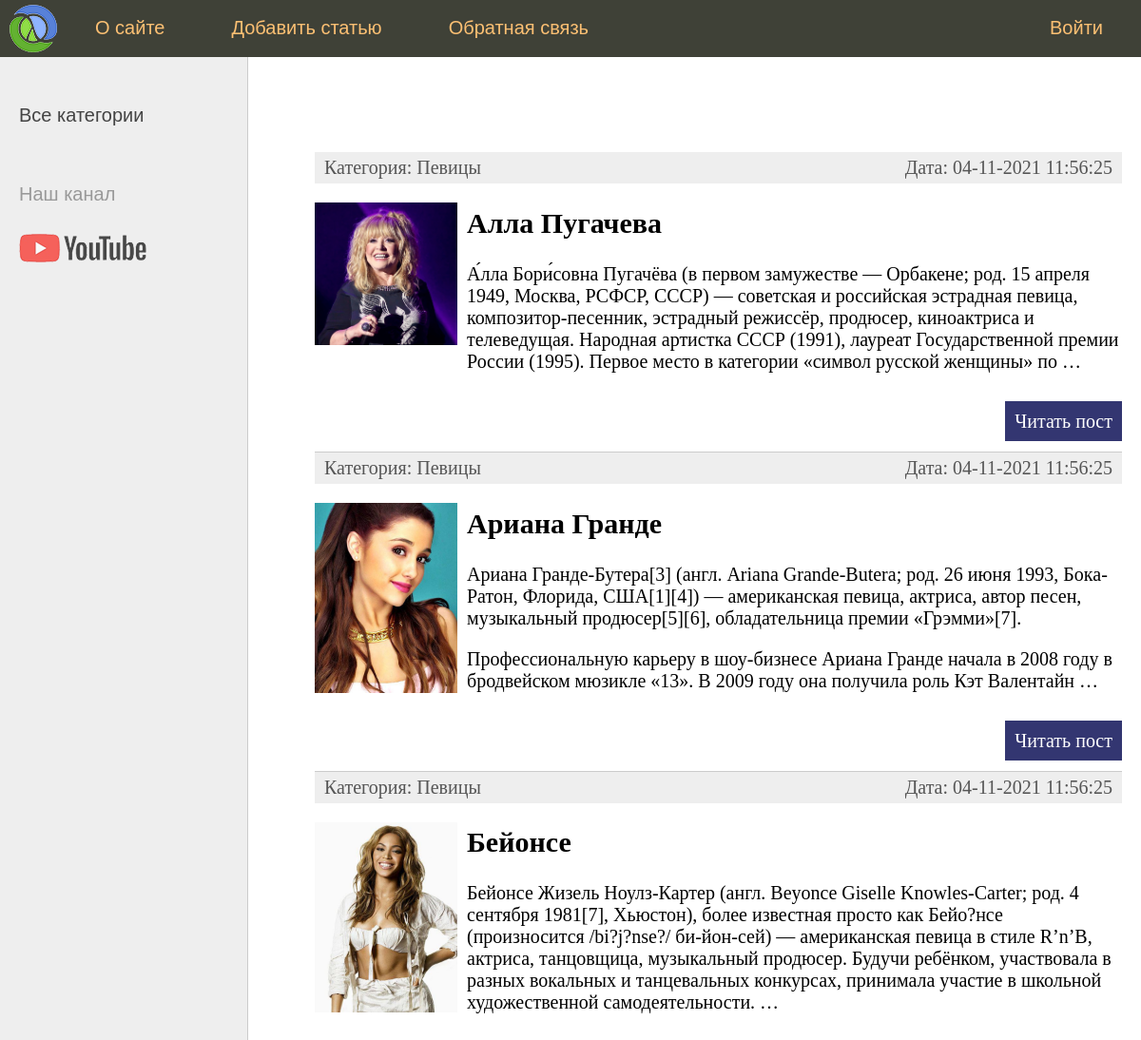
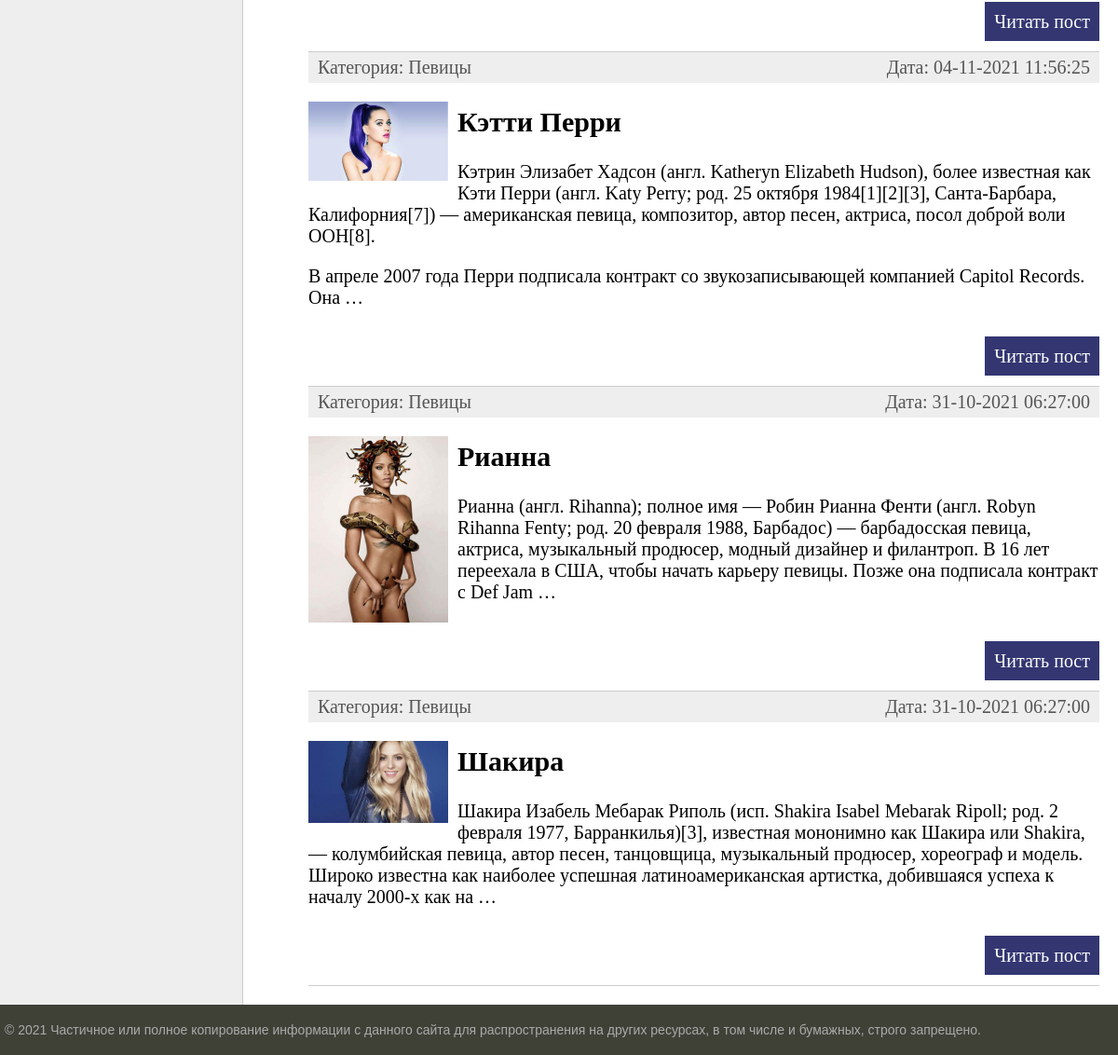
Screenshot of /category/pevicy/ with the database file from the repository (2 pictures, top to bottom).
### women/models.py (models this page shows, shortened)
class Women(models.Model):
    title = models.CharField(max_length=255, verbose_name='Заголовок')
    slug = models.SlugField(max_length=255, unique=True, db_index=True, verbose_name="URL")
    content = models.TextField(blank=True, verbose_name='Контент')
    photo = models.ImageField(upload_to="photos/%Y/%m/%d", verbose_name='Фотография')
    time_create = models.DateTimeField(auto_now_add=True, verbose_name='Время создания')
    time_update = models.DateTimeField(auto_now=True, verbose_name='Время изменения')
    is_published = models.BooleanField(default=True, verbose_name='Публикация')
    cat = models.ForeignKey('Category', on_delete=models.PROTECT, verbose_name='Категория')
    def get_absolute_url(self):
        return reverse('post', kwargs={'post_slug': self.slug})
    class Meta:
        ordering = ('title',)
        verbose_name = 'Женщина'
        verbose_name_plural = 'Женщины'

class Category(models.Model):
    name = models.CharField(max_length=100, db_index=True, verbose_name='Категория')
    slug = models.SlugField(max_length=255, unique=True, db_index=True, verbose_name="URL")
    def __str__(self):
        return self.name
    class Meta:
        ordering = ('name',)
        verbose_name = 'Категорию'
        verbose_name_plural = 'Категории'

### women/views.py (the view)
# urls.py: path('category/<slug:cat_slug>/', WomenCategory.as_view(), name='category'),
class WomenCategory(DataMixin, ListView):
    model = Women
    template_name = 'women/index.html'  # Задаем маршрут к шаблону вместо стандартного
    context_object_name = 'post'  # Задаем имя списка вместо стандартного
    allow_empty = False
    def get_context_data(self, *, object_list=None, **kwargs):
        context = super().get_context_data(**kwargs)
        context['menu'] = menu
        context['title'] = 'Категория - ' + str(context['post'][0].cat)
        context['cat_selected'] = context['post'][0].cat_id
        return context
    def get_queryset(self):
        return Women.objects.filter(cat__slug=self.kwargs['cat_slug'], is_published=True)  # Выбираем что отображать из списка Women

### women/templates/women/index.html (shortened to what this page needs)
{% extends 'women/base.html' %}
{% block content %}
<ul class="list-articles">
	{% for p in post %}
	<li><div class="article-panel">
		<p class="first">Категория: {{p.cat}}</p>
		<p class="last">Дата: {{p.time_update|date:"d-m-Y H:i:s"}}</p>
	</div>
{% if p.photo %}
		<p><img src="{{ p.photo.url }}" alt="" class="img-article-left thumb"></p>
{% endif %}
			<h2>{{p.title}}</h2>
	{% autoescape on %}
	{{p.content|linebreaks|truncatewords:45}}
	{% endautoescape %}
			<p class="link-read-post"><a href="{{ p.get_absolute_url }}">Читать пост</a></p>
			</li>
	{% endfor %}
</ul>
{% endblock %}

### women/static/women/css/styles.css (style rules this page uses)
html, body { font-family: 'Arial'; margin: 0; padding: 0; height: 100%; width: 100%; color: #444; }
a { color: #0059b2; text-decoration: none; }
img { max-width: 600px; height: auto; }
img.img-article-left { max-width: 300px; height: auto; float: left; padding: 0 10px 10px 0; }
img.img-article-left.thumb { max-width: 150px; height: auto; }
p.link-read-post { text-align: right; }
p.link-read-post a { padding: 10px; min-width: 100px; background: #333671; color: #fff; text-decoration: none; }
div.article-panel { background: #eee; padding: 5px 10px 5px 10px; box-sizing border-box; overflow: hidden; color: #555; }
div.article-panel p.first { margin: 0; float: left; }
div.article-panel p.last { margin: 0; float: right; }
ul.list-articles { list-style: none; margin: 0; padding: 0; }
ul.list-articles li { border-bottom: 1px solid #ccc; }

### rows the page displays
Women: cat "Певицы", time_update "04-11-2021 11:56:25", photo (picture), title "Алла Пугачева", content "А́лла Бори́совна Пугачёва (в первом замужестве — Орбакене; род. 15 апреля 1949, Москва, РСФСР, СССР) — советская и российская эстрадная певица, композитор-песенник, эстрадный режиссёр, продюсер, киноактриса и телеведущая. Народная артистка СССР (1991), лауреат Государственной премии России (1995). Первое место в категории «символ русской женщины» по …"
Women: cat "Певицы", time_update "04-11-2021 11:56:25", photo (picture), title "Ариана Гранде", content "Ариана Гранде-Бутера[3] (англ. Ariana Grande-Butera; род. 26 июня 1993, Бока-Ратон, Флорида, США[1][4]) — американская певица, актриса, автор песен, музыкальный продюсер[5][6], обладательница премии «Грэмми»[7]. Профессиональную карьеру в шоу-бизнесе Ариана Гранде начала в 2008 году в бродвейском мюзикле «13». В 2009 году она получила роль Кэт Валентайн …"
Women: cat "Певицы", time_update "04-11-2021 11:56:25", photo (picture), title "Бейонсе", content "Бейонсе Жизель Ноулз-Картер (англ. Beyonce Giselle Knowles-Carter; род. 4 сентября 1981[7], Хьюстон), более известная просто как Бейо?нсе (произносится /bi?j?nse?/ би-йон-сей) — американская певица в стиле R’n’B, актриса, танцовщица, музыкальный продюсер. Будучи ребёнком, участвовала в разных вокальных и танцевальных конкурсах, принимала участие в школьной художественной самодеятельности. …"
Women: cat "Певицы", time_update "04-11-2021 11:56:25", photo (picture), title "Кэтти Перри", content "Кэтрин Элизабет Хадсон (англ. Katheryn Elizabeth Hudson), более известная как Кэти Перри (англ. Katy Perry; род. 25 октября 1984[1][2][3], Санта-Барбара, Калифорния[7]) — американская певица, композитор, автор песен, актриса, посол доброй воли ООН[8]. В апреле 2007 года Перри подписала контракт со звукозаписывающей компанией Capitol Records. Она …"
Women: cat "Певицы", time_update "31-10-2021 06:27:00", photo (picture), title "Рианна", content "Рианна (англ. Rihanna); полное имя — Робин Рианна Фенти (англ. Robyn Rihanna Fenty; род. 20 февраля 1988, Барбадос) — барбадосская певица, актриса, музыкальный продюсер, модный дизайнер и филантроп. В 16 лет переехала в США, чтобы начать карьеру певицы. Позже она подписала контракт с Def Jam …"
Women: cat "Певицы", time_update "31-10-2021 06:27:00", photo (picture), title "Шакира", content "Шакира Изабель Мебарак Риполь (исп. Shakira Isabel Mebarak Ripoll; род. 2 февраля 1977, Барранкилья)[3], известная мононимно как Шакира или Shakira, — колумбийская певица, автор песен, танцовщица, музыкальный продюсер, хореограф и модель. Широко известна как наиболее успешная латиноамериканская артистка, добившаяся успеха к началу 2000-х как на …"

### other values shown
{{ m.title }} "О сайте" "Добавить статью" "Обратная связь"
{{ m.title }} "Войти"
